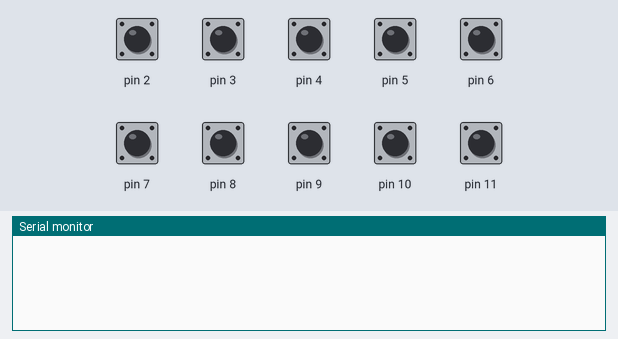
The sketch below on a simulated Arduino Uno, built with avr-gcc and run on an emulated ATmega328P. On the bench: the last lines printed to the serial monitor. The test bench sets the inputs (shaded band); at power-on: pin 2–11 HIGH.

Above: at 1.2 s.
1.3 s: pin 2 pulled LOW for 0.15 s
At 2.5 s:
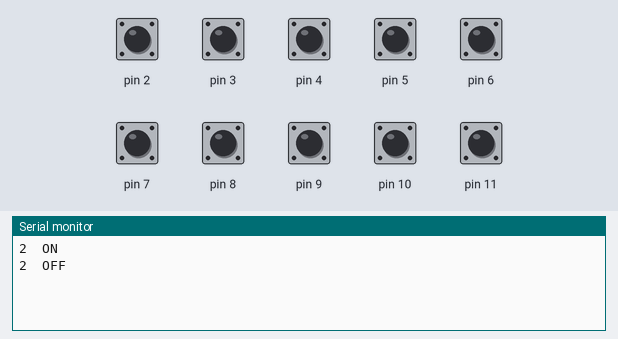
2.9 s: pin 3 pulled LOW for 0.15 s
At 3.03 s:
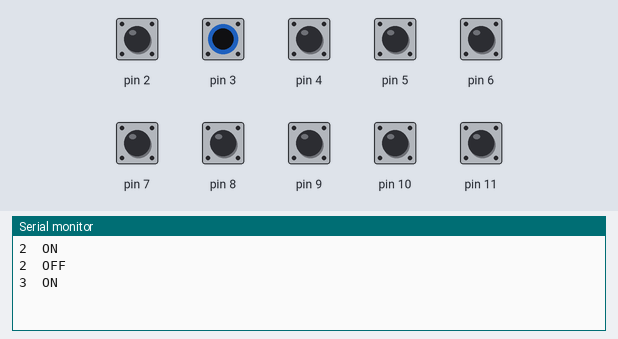
4.5 s: pin 4 pulled LOW for 0.15 s
At 5.8 s:
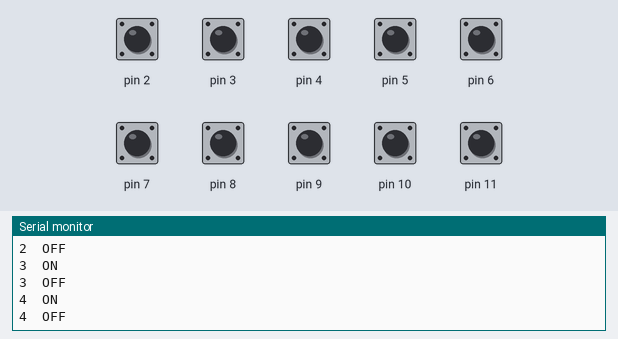
6.1 s: pin 5 pulled LOW for 0.15 s
At 7.3 s:
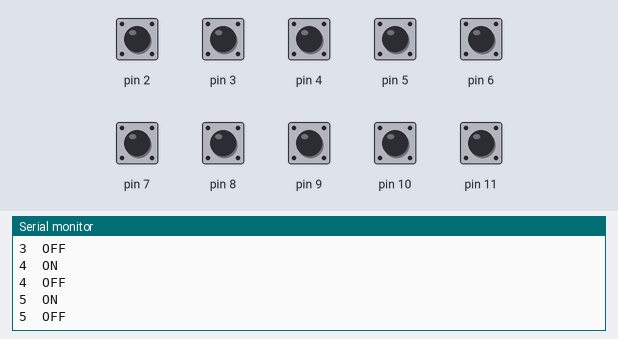
7.7 s: pin 6 pulled LOW for 0.15 s
At 8.5 s:
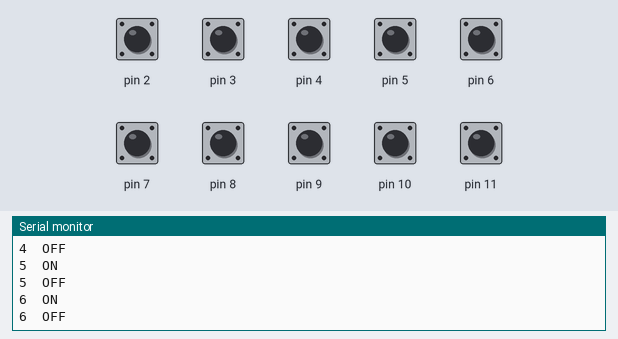
9.3 s: pin 7 pulled LOW for 0.15 s
At 9.8 s:
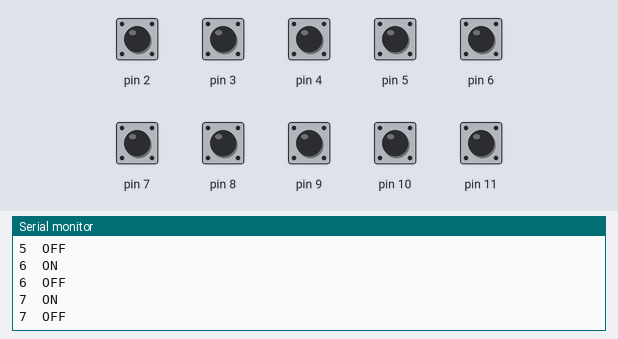

The sketch:

pedals_midi.ino
```cpp
boolean note[12]; // create note memory array

void setup(){
  Serial.begin(9600);
  pinMode(0, INPUT);
  pinMode(2, INPUT);
  pinMode(3, INPUT);
  pinMode(4, INPUT);
  pinMode(5, INPUT);
  pinMode(6, INPUT);
  pinMode(7, INPUT);
  pinMode(8, INPUT);
  pinMode(9, INPUT);
  pinMode(10, INPUT);
  pinMode(11, INPUT);
  pinMode(12, INPUT);
  digitalWrite(0, HIGH);
  digitalWrite(2, HIGH);
  digitalWrite(3, HIGH);
  digitalWrite(4, HIGH);
  digitalWrite(5, HIGH);
  digitalWrite(6, HIGH);
  digitalWrite(7, HIGH);
  digitalWrite(8, HIGH);
  digitalWrite(9, HIGH);
  digitalWrite(10, HIGH);
  digitalWrite(11, HIGH);
  digitalWrite(12, HIGH);
  for(int i=0;i<12;i++){// write through note mem array
    note[i] = digitalRead(i);
    //error if not high
  }
}


void loop(){
  for(int i = 2; i < 12; i++){
    //Serial.print("Checking ");
    //Serial.println(i);
    if(digitalRead(i) != note[i]){
      Serial.print(i);
      if(note[i] == false){Serial.println("\tOFF");}
      else{Serial.println("\tON");}
      note[i] = digitalRead(i);
      delay(2);
    }
  }
}
```

Measured:
- after the input at 1.3 s, the serial monitor: prints a new line at once (image 1)
- after the input at 2.9 s, the serial monitor: prints a new line at once (image 2)
- after the input at 4.5 s, the serial monitor: prints a new line at once (image 3)
- after the input at 6.1 s, the serial monitor: prints a new line at once (image 4)
- after the input at 7.7 s, the serial monitor: prints a new line at once (image 5)
- after the input at 9.3 s, the serial monitor: prints a new line at once (image 6)
